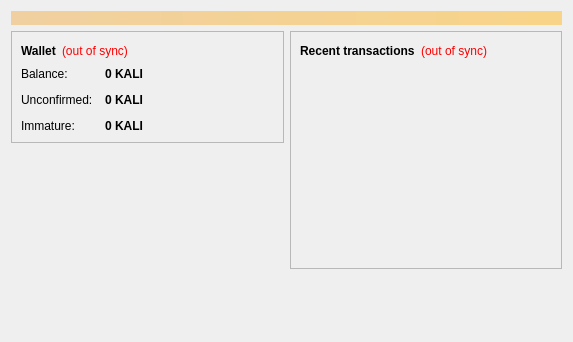
<?xml version="1.0" encoding="UTF-8"?>
<ui version="4.0">
 <class>OverviewPage</class>
 <widget class="QWidget" name="OverviewPage">
  <property name="geometry">
   <rect>
    <x>0</x>
    <y>0</y>
    <width>573</width>
    <height>342</height>
   </rect>
  </property>
  <property name="windowTitle">
   <string>Form</string>
  </property>
  <layout class="QVBoxLayout" name="topLayout">
   <item>
    <widget class="QLabel" name="labelAlerts">
     <property name="visible">
      <bool>false</bool>
     </property>
     <property name="styleSheet">
      <string notr="true">background-color: qlineargradient(x1: 0, y1: 0, x2: 1, y2: 0, stop:0 #F0D0A0, stop:1 #F8D488); color:#000000;</string>
     </property>
     <property name="wordWrap">
      <bool>true</bool>
     </property>
     <property name="margin">
      <number>3</number>
     </property>
    </widget>
   </item>
   <item>
    <layout class="QHBoxLayout" name="horizontalLayout" stretch="1,1">
     <item>
      <layout class="QVBoxLayout" name="verticalLayout_2">
       <item>
        <widget class="QFrame" name="frame">
         <property name="frameShape">
          <enum>QFrame::StyledPanel</enum>
         </property>
         <property name="frameShadow">
          <enum>QFrame::Raised</enum>
         </property>
         <layout class="QVBoxLayout" name="verticalLayout_4">
          <item>
           <layout class="QHBoxLayout" name="horizontalLayout_4">
            <item>
             <widget class="QLabel" name="label_5">
              <property name="font">
               <font>
                <weight>75</weight>
                <bold>true</bold>
               </font>
              </property>
              <property name="text">
               <string>Wallet</string>
              </property>
             </widget>
            </item>
            <item>
             <widget class="QLabel" name="labelWalletStatus">
              <property name="toolTip">
               <string>The displayed information may be out of date. Your wallet automatically synchronizes with the Kalicoin network after a connection is established, but this process has not completed yet.</string>
              </property>
              <property name="styleSheet">
               <string notr="true">QLabel { color: red; }</string>
              </property>
              <property name="text">
               <string notr="true">(out of sync)</string>
              </property>
              <property name="alignment">
               <set>Qt::AlignLeading|Qt::AlignLeft|Qt::AlignVCenter</set>
              </property>
             </widget>
            </item>
            <item>
             <spacer name="horizontalSpacer_2">
              <property name="orientation">
               <enum>Qt::Horizontal</enum>
              </property>
              <property name="sizeHint" stdset="0">
               <size>
                <width>40</width>
                <height>20</height>
               </size>
              </property>
             </spacer>
            </item>
           </layout>
          </item>
          <item>
           <layout class="QFormLayout" name="formLayout_2">
            <property name="fieldGrowthPolicy">
             <enum>QFormLayout::AllNonFixedFieldsGrow</enum>
            </property>
            <property name="horizontalSpacing">
             <number>12</number>
            </property>
            <property name="verticalSpacing">
             <number>12</number>
            </property>
            <item row="0" column="0">
             <widget class="QLabel" name="label">
              <property name="text">
               <string>Balance:</string>
              </property>
             </widget>
            </item>
            <item row="0" column="1">
             <widget class="QLabel" name="labelBalance">
              <property name="font">
               <font>
                <weight>75</weight>
                <bold>true</bold>
               </font>
              </property>
              <property name="cursor">
               <cursorShape>IBeamCursor</cursorShape>
              </property>
              <property name="toolTip">
               <string>Your current balance</string>
              </property>
              <property name="text">
               <string notr="true">0 KALI</string>
              </property>
              <property name="textInteractionFlags">
               <set>Qt::LinksAccessibleByMouse|Qt::TextSelectableByKeyboard|Qt::TextSelectableByMouse</set>
              </property>
             </widget>
            </item>
            <item row="1" column="0">
             <widget class="QLabel" name="label_3">
              <property name="text">
               <string>Unconfirmed:</string>
              </property>
             </widget>
            </item>
            <item row="1" column="1">
             <widget class="QLabel" name="labelUnconfirmed">
              <property name="font">
               <font>
                <weight>75</weight>
                <bold>true</bold>
               </font>
              </property>
              <property name="cursor">
               <cursorShape>IBeamCursor</cursorShape>
              </property>
              <property name="toolTip">
               <string>Total of transactions that have yet to be confirmed, and do not yet count toward the current balance</string>
              </property>
              <property name="text">
               <string notr="true">0 KALI</string>
              </property>
              <property name="textInteractionFlags">
               <set>Qt::LinksAccessibleByMouse|Qt::TextSelectableByKeyboard|Qt::TextSelectableByMouse</set>
              </property>
             </widget>
            </item>
            <item row="2" column="0">
             <widget class="QLabel" name="labelImmatureText">
              <property name="text">
               <string>Immature:</string>
              </property>
             </widget>
            </item>
            <item row="2" column="1">
             <widget class="QLabel" name="labelImmature">
              <property name="font">
               <font>
                <weight>75</weight>
                <bold>true</bold>
               </font>
              </property>
              <property name="toolTip">
               <string>Mined balance that has not yet matured</string>
              </property>
              <property name="text">
               <string notr="true">0 KALI</string>
              </property>
              <property name="textInteractionFlags">
               <set>Qt::LinksAccessibleByMouse|Qt::TextSelectableByKeyboard|Qt::TextSelectableByMouse</set>
              </property>
             </widget>
            </item>
           </layout>
          </item>
         </layout>
        </widget>
       </item>
       <item>
        <spacer name="verticalSpacer">
         <property name="orientation">
          <enum>Qt::Vertical</enum>
         </property>
         <property name="sizeHint" stdset="0">
          <size>
           <width>20</width>
           <height>40</height>
          </size>
         </property>
        </spacer>
       </item>
      </layout>
     </item>
     <item>
      <layout class="QVBoxLayout" name="verticalLayout_3">
       <item>
        <widget class="QFrame" name="frame_2">
         <property name="frameShape">
          <enum>QFrame::StyledPanel</enum>
         </property>
         <property name="frameShadow">
          <enum>QFrame::Raised</enum>
         </property>
         <layout class="QVBoxLayout" name="verticalLayout">
          <item>
           <layout class="QHBoxLayout" name="horizontalLayout_2">
            <item>
             <widget class="QLabel" name="label_4">
              <property name="text">
               <string>&lt;b&gt;Recent transactions&lt;/b&gt;</string>
              </property>
             </widget>
            </item>
            <item>
             <widget class="QLabel" name="labelTransactionsStatus">
              <property name="toolTip">
               <string>The displayed information may be out of date. Your wallet automatically synchronizes with the Kalicoin network after a connection is established, but this process has not completed yet.</string>
              </property>
              <property name="styleSheet">
               <string notr="true">QLabel { color: red; }</string>
              </property>
              <property name="text">
               <string notr="true">(out of sync)</string>
              </property>
              <property name="alignment">
               <set>Qt::AlignRight|Qt::AlignTrailing|Qt::AlignVCenter</set>
              </property>
             </widget>
            </item>
            <item>
             <spacer name="horizontalSpacer">
              <property name="orientation">
               <enum>Qt::Horizontal</enum>
              </property>
              <property name="sizeHint" stdset="0">
               <size>
                <width>40</width>
                <height>20</height>
               </size>
              </property>
             </spacer>
            </item>
           </layout>
          </item>
          <item>
           <widget class="QListView" name="listTransactions">
            <property name="styleSheet">
             <string notr="true">QListView { background: transparent; }</string>
            </property>
            <property name="frameShape">
             <enum>QFrame::NoFrame</enum>
            </property>
            <property name="verticalScrollBarPolicy">
             <enum>Qt::ScrollBarAlwaysOff</enum>
            </property>
            <property name="horizontalScrollBarPolicy">
             <enum>Qt::ScrollBarAlwaysOff</enum>
            </property>
            <property name="selectionMode">
             <enum>QAbstractItemView::NoSelection</enum>
            </property>
           </widget>
          </item>
         </layout>
        </widget>
       </item>
       <item>
        <spacer name="verticalSpacer_2">
         <property name="orientation">
          <enum>Qt::Vertical</enum>
         </property>
         <property name="sizeHint" stdset="0">
          <size>
           <width>20</width>
           <height>40</height>
          </size>
         </property>
        </spacer>
       </item>
      </layout>
     </item>
    </layout>
   </item>
  </layout>
 </widget>
 <resources/>
 <connections/>
</ui>
